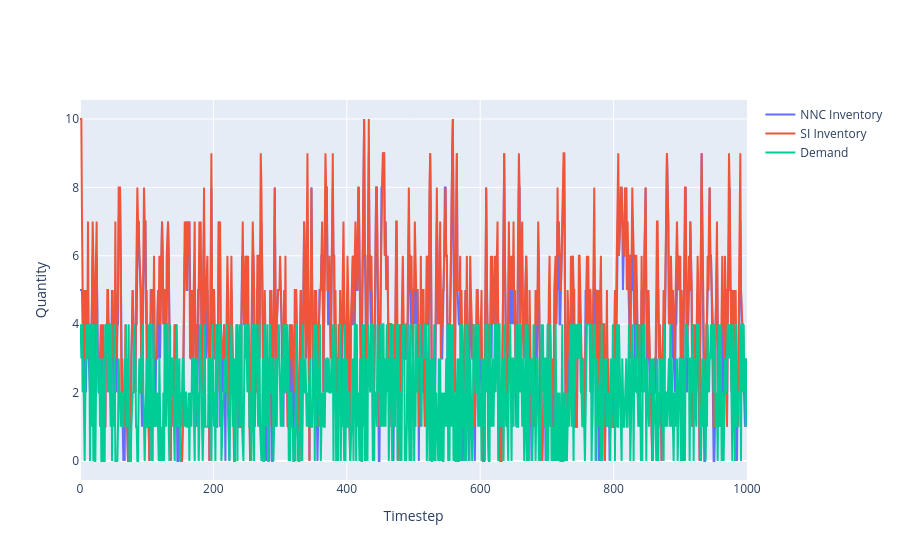

Notebook source saved alongside this figure:
### Code cell
a = go.Scatter(y=nn_inv, name='NNC Inventory')
b = go.Scatter(y=si_inv, name='SI Inventory')
c = go.Scatter(y=[x.detach().item() for x in fixed_demands], name='Demand',
               x=torch.arange(1, 1001).tolist() )
fig = go.Figure([a,b, c])
fig.layout.xaxis.title = 'Timestep'
fig.layout.yaxis.title = 'Quantity'
fig

### Figure 1 — Plotly figure (JSON) as saved in the notebook; plotly's stock layout.template omitted (floating-point values rounded to 4 significant figures; data arrays with more than 128 entries replaced by an {"elided": "..."} marker saying what was removed)
{"data": [{"name": "NNC Inventory", "type": "scatter", "y": {"elided": "1001 int values"}}, {"name": "SI Inventory", "type": "scatter", "y": {"elided": "1001 int values"}}, {"name": "Demand", "type": "scatter", "x": {"elided": "1000 int values"}, "y": {"elided": "1000 int values"}}], "layout": {"xaxis": {"title": {"text": "Timestep"}}, "yaxis": {"title": {"text": "Quantity"}}}}
